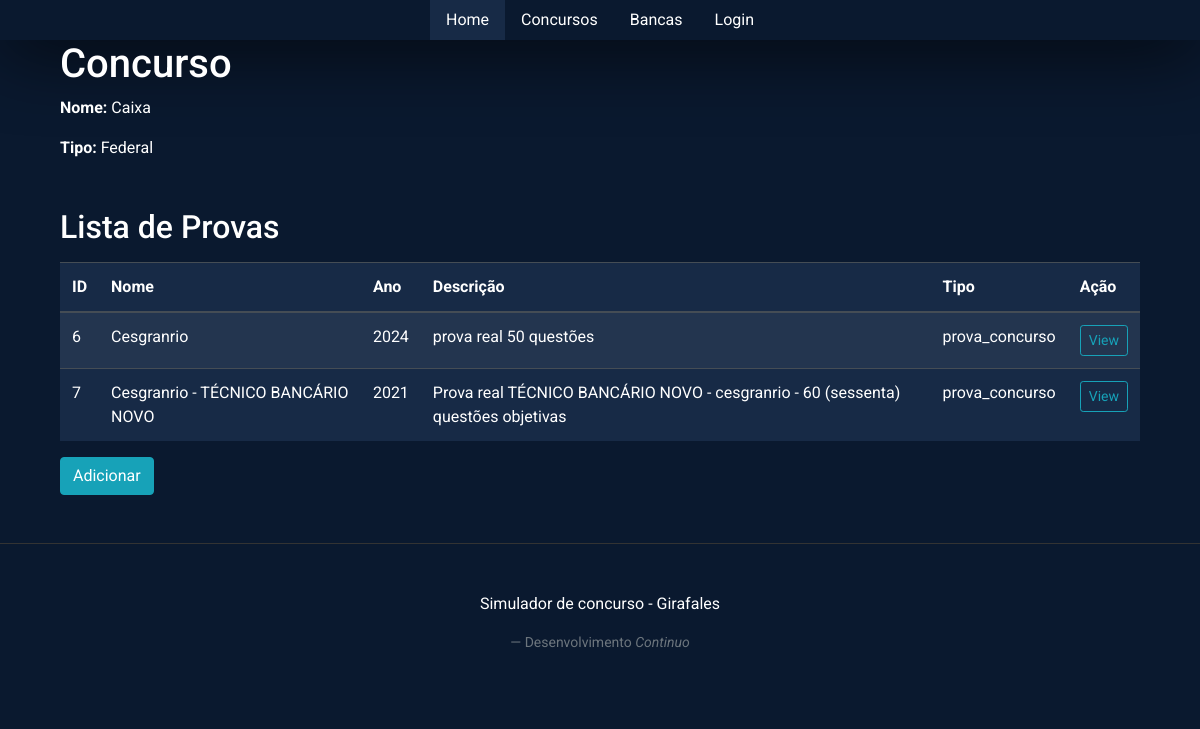
Before: /concursos/contest_view/2 with the older database file.
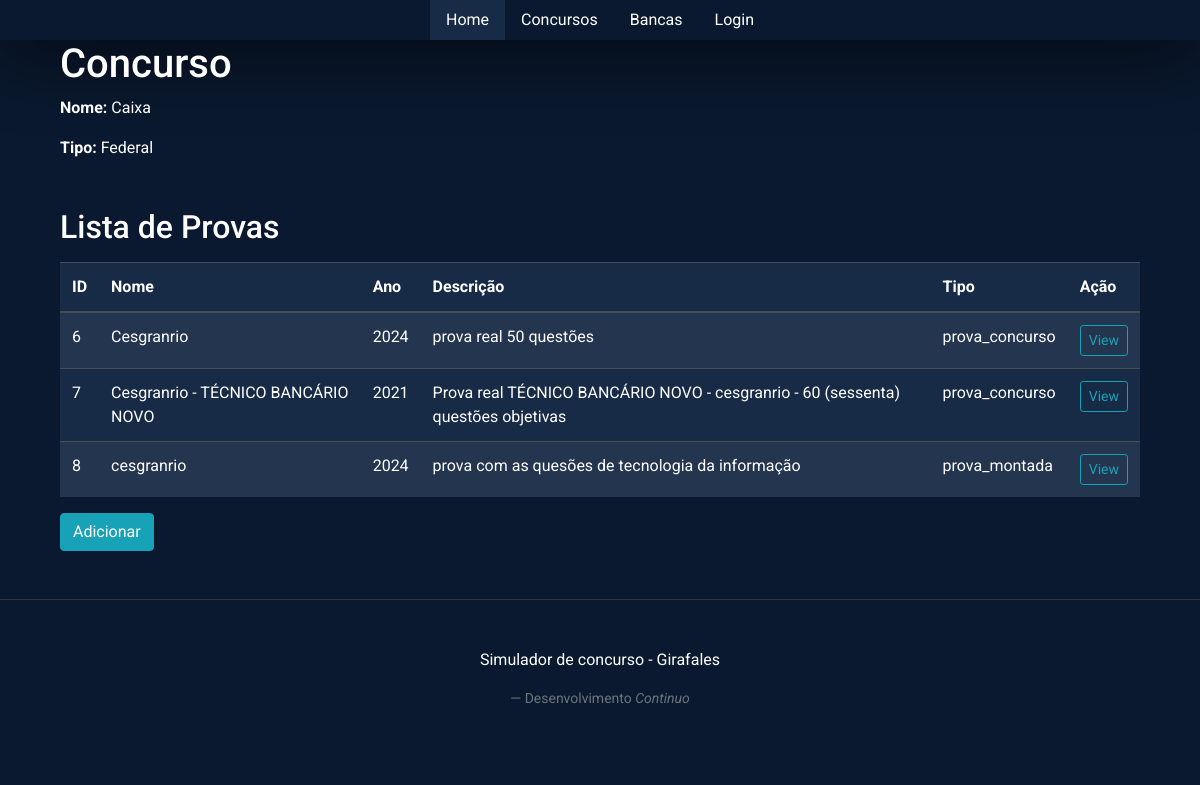
After: the same page with the newer database file.
### model.py (models this page shows)
class Contest(SQLModel, table=True):
	id: Optional[int] = Field(default=None, primary_key=True)
	name: str
	types: Optional[str]
	exams:List['Exam']=Relationship()

class Exam(SQLModel, table=True):
	id: Optional[int] = Field(default=None, primary_key=True)
	name: str
	year: str
	description: str
	types:str #para indicar se é a prova do concurso ou uma prova montada
	contest_id: int = Field(foreign_key='contest.id')
	questions:List['Question_exam']=Relationship()

### contest.py (the view)
@contest.route('/contest_view/<id>', methods=['GET'])
def view_contest(id):
	contest = model.get_id_contest(id)
	exams = model.get_exam_contest(contest.id)
	return render_template('contest/view_contest.html', contest=contest , exams=exams)

### model.py (called while the page is built)
def get_id_contest(id:int):
	with Session(engine) as session:
		data = session.get(Contest , id)
		return data

def get_exam_contest(contest_id):
	with Session(engine) as session:
		contest = session.get(Contest, contest_id)
		exams = contest.exams
		return exams

### templates/contest/view_contest.html
{% extends "base.html" %}
{% block styles %}
    {{ bootstrap.load_css() }}
    <link rel="stylesheet"
                  href="{{url_for('static', filename='index.css')}}">
{% endblock %}
{% block content %}
<div class="container">
    <div class="container">
        <h1>Concurso</h1>
        <p><strong>Nome:</strong> {{ contest.name }}</p>
        <p><strong>Tipo:</strong> {{ contest.types }}</p>
    </div>
    <div class="container mt-5">
    <h2>Lista de Provas</h2>
    <table class="table table-dark table-striped mt-3">
        <thead>
            <tr>
                <th>ID</th>
                <th>Nome</th>
                <th>Ano</th>
                <th>Descrição</th>
                <th>Tipo</th>
                <th>Ação</th>
            </tr>
        </thead>
        <tbody>
            {% for Exam in exams %}
            <tr>
                <td>{{ Exam.id }}</td>
                <td>{{ Exam.name }}</td>
                <td>{{ Exam.year }}</td>
                <td>{{ Exam.description }}</td>
                <td>{{ Exam.types }}</td>
                <td>
                <a href="{{ url_for('contest.view_exam', id=Exam.id) }}" class="btn btn-sm btn-outline-info">View</a>
                    </td>
            </tr>
            {% endfor %}
        </tbody>
    </table>
        <a href="{{ url_for('contest.create_exam', id=contest.id) }}" class="btn btn-info">Adicionar</a>
</div>
</div>
{% endblock %}

### templates/base.html (shortened to what this page needs)
<!DOCTYPE html>
<html lang="pt-br">
<head>
  <head>
        {% block head %}
                {% block styles %}{% endblock %}
        {% endblock %}
    </head>
<body>
 <ul class="nav justify-content-center">
  <li class="nav-item">
    <a class="nav-link active" aria-current="page" href="{{url_for('admin.index')}}">Home</a>
  </li>
  <li class="nav-item">
    <a class="nav-link" href="{{url_for('contest.index')}}">Concursos</a>
  </li>
  <li class="nav-item">
    <a class="nav-link" href="{{url_for('contest.index')}}">Bancas</a>
  </li>
  <li class="nav-item">
    <a class="nav-link" href="{{url_for('admin.login')}}">Login</a>
  </li>
</ul>
  <div class="content">
  {% block content %}
  {% endblock %}
  </div>
  <footer class="footer bd-footer py-4 py-md-5 mt-5 bg-body-tertiary">
    <p>Simulador de concurso - Girafales</p>
      <footer class="blockquote-footer">Desenvolvimento <cite title="Source Title">Continuo</cite></footer>
  </footer>
</body>
</html>

### templates/base.html (style rules this page uses)
body { font-family: 'Roboto', sans-serif; background-color: #0a192f; color: #ffffff }
.nav-link.active { background-color: #172a46 !important; }
.table { font-family: 'Roboto', sans-serif; background-color: #172a46; color: #ffffff !important; }
.nav-link { color: #ffffff !important; }
.nav { box-shadow: 1px 1px 80px 1px #000; }
.footer { bottom: 0; width: 100%; background-color: #0a192f; padding: 10px 0; text-align: center; border-top: 1px solid #333; }

Changed rows visible on the page:
added Exam: id "8", name "cesgranrio", year "2024", description "prova com as quesões de tecnologia da informação", types "prova_montada"
